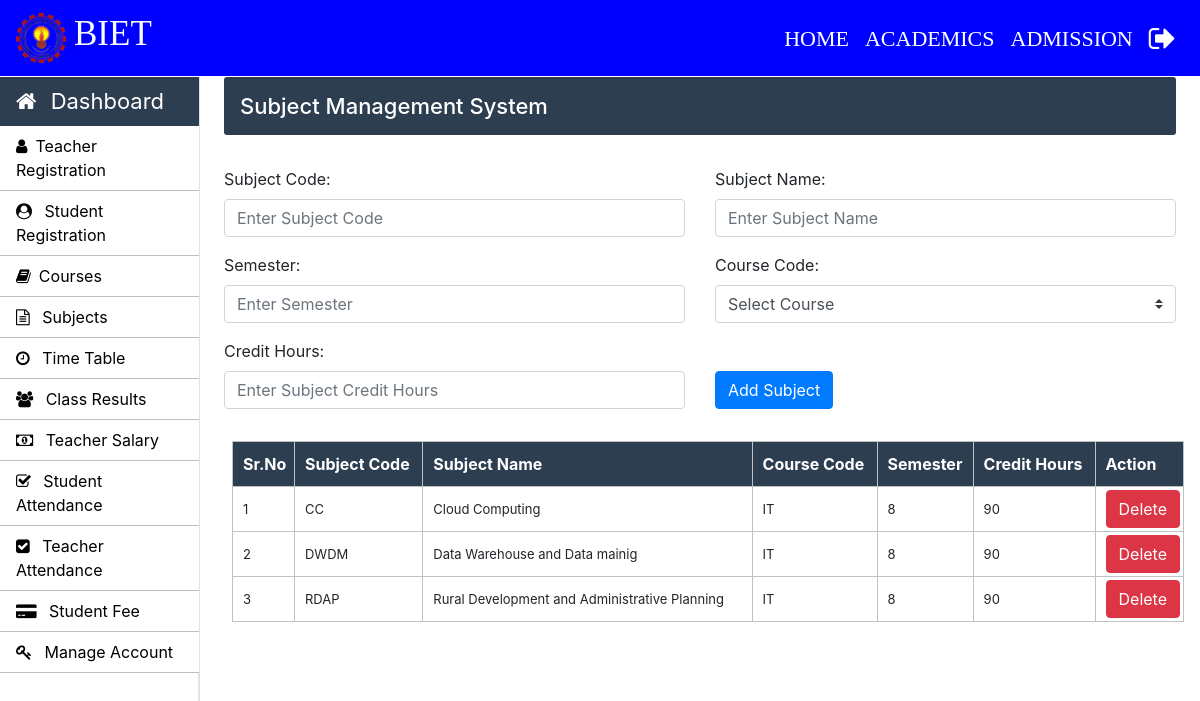
Screenshot of /Admin/subjects.php (signed in) with the database file from the repository.
### tables this page shows
CREATE TABLE `course_subjects` (
  `subject_code` varchar(10) NOT NULL,
  `subject_name` varchar(50) NOT NULL,
  `course_code` varchar(10) NOT NULL,
  `semester` int(10) NOT NULL,
  `credit_hours` int(5) NOT NULL
);

### Admin/subjects.php (the view, shortened to what this page needs)
<?php
		require_once "../connection/connection.php";
	?>
<!doctype html>
<html lang="en">
	<head>
	</head>
	<body>
		<?php include('../common/common-header.php') ?>
		<?php include('../common/admin-sidebar.php') ?>
		<main role="main" class="col-xl-10 col-lg-9 col-md-8 ml-sm-auto px-md-4 mb-2 w-100">
			<div class="sub-main">
				<div class="bar-margin text-center d-flex flex-wrap flex-md-nowrap pt-3 pb-2 mb-3 text-white admin-dashboard pl-3">
					<h4>Subject Management System </h4>
				</div>
				<div class="row">
					<div class="col-md-12">
						<form action="subjects.php" method="post">
							<div class="row mt-3">
								<div class="col-md-6">
									<div class="form-group">
										<label for="exampleInputEmail1">Subject Code: </label>
										<input type="text" name="subject_code" class="form-control" required placeholder="Enter Subject Code" required>
									</div>
								</div>
								<div class="col-md-6">
									<div class="form-group">
										<label for="exampleInputPassword1">Subject Name:</label>
										<input type="text" name="subject_name" class="form-control" required placeholder="Enter Subject Name" required>
									</div>
								</div>
							</div>
							<div class="row">
								<div class="col-md-6">
									<div class="form-group">
										<label for="exampleInputPassword1">Semester:</label>
										<input type="text" name="semester" class="form-control" required placeholder="Enter Semester" required>
									</div>
								</div>
								<div class="col-md-6">
									<div class="form-group">
										<label for="exampleInputEmail1">Course Code:</label>
										<select class="browser-default custom-select" name="course_code">
											<option >Select Course</option>
										</select>
									</div>
								</div>
							</div>
							<div class="row">
								<div class="col-md-6">
									<div class="form-group">
										<label for="exampleInputPassword1">Credit Hours:</label>
										<input type="number" name="credit_hours" class="form-control"  placeholder="Enter Subject Credit Hours" required>
									</div>
								</div>
								<div class="col-md-6 mt-4">
									<div class="form-group pt-2">
										<input type="submit" name="sub" value="Add Subject" class="btn btn-primary">
									</div>
								</div>
							</div>
						</form>
					</div>
				</div>
				<div class="row">
					<div class="col-md-12 ml-2">
						<section class="mt-3">
							<table class="w-100 table-elements table-three-tr" cellpadding="3">
								<tr class="table-tr-head table-three text-white">
									<th>Sr.No</th>
									<th>Subject Code</th>
									<th>Subject Name</th>
									<th>Course Code</th>
									<th>Semester</th>
									<th>Credit Hours</th>
									<th>Action</th>
								</tr>
								<?php
									$sr=1;
									$query="select subject_code,subject_name,course_code,semester,credit_hours from course_subjects";
									$run=mysqli_query($con,$query);
									while($row=mysqli_fetch_array($run)) {
									echo	"<tr>";
									echo	"<td>".$sr++."</td>";
									echo	"<td>".$row['subject_code']."</td>";
									echo	"<td>".$row['subject_name']."</td>";
									echo	"<td>".$row['course_code']."</td>";
									echo	"<td>".$row['semester']."</td>";
									echo	"<td>".$row['credit_hours']."</td>";
									echo	"<td width='20'><a class='btn btn-danger'  onclick='return confirm(\"Are you sure?\")' href=delete-function.php?subject_code=".$row['subject_code'].">Delete</a></td>";
									echo	"</tr>";
									}
								?>
							</table>
						</section>
					</div>
				</div>
			</div>
		</main>
	</body>
</html>

### Css/style.css (style rules this page uses)
h4 { font-size: 22px; }
.admin-dashboard { margin-top: 1px !important; background: #2c3e50 !important; border-radius: 3px; }
.table-elements tr, td, th { font-size: 13px; border: 1px solid rgb(194, 193, 193); padding-left: 10px !important; }
.table-three { background: #2c3e50 !important; }
.table-tr-head { height: 45px !important; padding: 10px !important; margin-top: 5px !important; }
.table-font-for-transcript td, th { font-size: 16px !important; }

### rows the page displays
course_subjects: subject_code "CC", subject_name "Cloud Computing", course_code "IT", semester "8", credit_hours "90"
course_subjects: subject_code "DWDM", subject_name "Data Warehouse and Data mainig", course_code "IT", semester "8", credit_hours "90"
course_subjects: subject_code "RDAP", subject_name "Rural Development and Administrative Planning", course_code "IT", semester "8", credit_hours "90"
